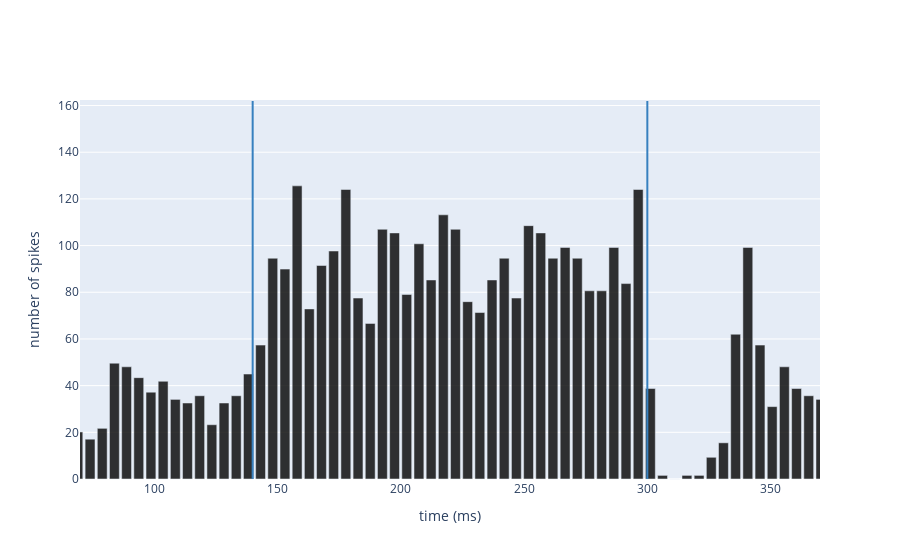

This figure's notebook cell:
### Markdown cell above
<div align=justify>Plot the histogram of spikes. 
For all cell type you can observe an increased firing rate during the Conditioned Stimulus, whose amount depends on the balance between excitatory and inhibitory input received by that neural population. For neurons receiving also the Unconditioned Stimulus through Inferior Olive connections, you can observe pause and/or bursting responses, resulting from E-GLIF dynamics and network topology. For Molecular Layer Interneurons, the spillover-mediated connections from Inferior Olive cause a delayed increase of firing rate following the US.</div>

### Code cell
metrics(times, TOT_DURATION, neuron_models, CELL_TO_PLOT)

### Figure 1 — Plotly figure (JSON) as saved in the notebook; plotly's stock layout.template omitted (floating-point values rounded to 4 significant figures)
{"data": [{"marker": {"color": "rgba(0, 0, 0, .8)"}, "type": "bar", "width": 4, "x": [0, 4.938, 9.877, 14.81, 19.75, 24.69, 29.63, 34.57, 39.51, 44.44, 49.38, 54.32, 59.26, 64.2, 69.14, 74.07, 79.01, 83.95, 88.89, 93.83, 98.77, 103.7, 108.6, 113.6, 118.5, 123.5, 128.4, 133.3, 138.3, 143.2, 148.1, 153.1, 158.0, 163.0, 167.9, 172.8, 177.8, 182.7, 187.7, 192.6, 197.5, 202.5, 207.4, 212.3, 217.3, 222.2, 227.2, 232.1, 237.0, 242.0, 246.9, 251.9, 256.8, 261.7, 266.7, 271.6, 276.5, 281.5, 286.4, 291.4, 296.3, 301.2, 306.2, 311.1, 316.0, 321.0, 325.9, 330.9, 335.8, 340.7, 345.7, 350.6, 355.6, 360.5, 365.4, 370.4, 375.3, 380.2, 385.2, 390.1, 395.1], "y": [151.9, 49.61, 7.752, 7.752, 1.55, 1.55, 1.55, 7.752, 7.752, 23.26, 58.91, 85.27, 62.02, 21.71, 20.16, 17.05, 21.71, 49.61, 48.06, 43.41, 37.21, 41.86, 34.11, 32.56, 35.66, 23.26, 32.56, 35.66, 44.96, 57.36, 94.57, 89.92, 125.6, 72.87, 91.47, 97.67, 124.0, 77.52, 66.67, 107.0, 105.4, 79.07, 100.8, 85.27, 113.2, 107.0, 75.97, 71.32, 85.27, 94.57, 77.52, 108.5, 105.4, 94.57, 99.22, 94.57, 80.62, 80.62, 99.22, 83.72, 124.0, 38.76, 1.55, 0, 1.55, 1.55, 9.302, 15.5, 62.02, 99.22, 57.36, 31.01, 48.06, 38.76, 35.66, 34.11, 44.96, 18.6, 17.05, 4.651, 0]}], "layout": {"scene": {"aspectmode": "data"}, "shapes": [{"line": {"color": "rgb(55, 128, 191)", "width": 2}, "type": "line", "x0": 140, "x1": 140, "y0": 0, "y1": 161.9}, {"line": {"color": "rgb(55, 128, 191)", "width": 2}, "type": "line", "x0": 300, "x1": 300, "y0": 0, "y1": 161.9}], "xaxis": {"range": [70, 370], "title": {"text": "time (ms)"}}, "yaxis": {"title": {"text": "number of spikes"}}}}
